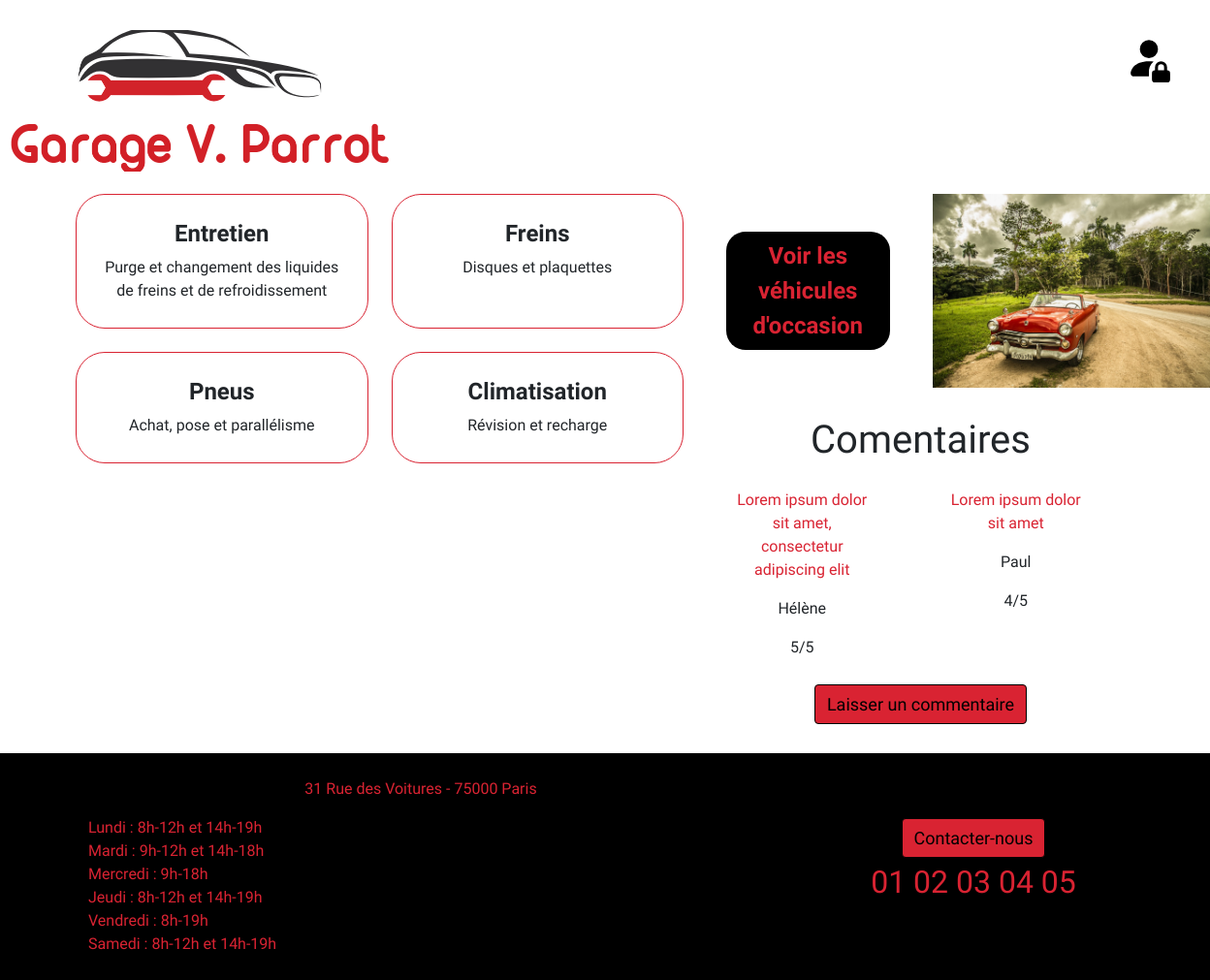
The page / on the database its author committed.
### tables this page shows
CREATE TABLE services (
  id INT(11) NOT NULL AUTO_INCREMENT PRIMARY KEY,
  name VARCHAR(50) NOT NULL,
  description VARCHAR(250) NOT NULL
);

CREATE TABLE commentaries (
  id INT(11) NOT NULL AUTO_INCREMENT PRIMARY KEY,
  firstname VARCHAR(50) NOT NULL,
  commentary VARCHAR(250) NOT NULL,
  rating INT(11) NOT NULL,
  valid_id INT(11) NOT NULL DEFAULT 1,
    FOREIGN KEY (valid_id) 
	  REFERENCES validations(id)
);

CREATE TABLE days (
  id INT(11) NOT NULL AUTO_INCREMENT PRIMARY KEY,
  name VARCHAR(50) NOT NULL,
  timetable_id INT(11) NOT NULL,
    FOREIGN KEY (timetable_id) 
	  REFERENCES timetables(id)
);

CREATE TABLE timetables (
  id INT(11) NOT NULL AUTO_INCREMENT PRIMARY KEY,
  hours VARCHAR(50) NOT NULL
);

### controllers/controller.php (called while the page is built, shortened)
<?php
require_once 'models/Service.php';
require_once 'models/Services.php';
require_once 'models/Days.php';
require_once 'models/Commentaries.php';
class Controller
{
    private Services $servicesObject;
    private Days $daysObject;
    private Commentaries $commentariesObject;
    public function __construct()
    {
        $this->servicesObject = new Services();
        $this->daysObject = new Days();
        $this->commentariesObject = new Commentaries();
    }
    public function home()
        {
            $services = $this->servicesObject->getServices();
            $days = $this->daysObject->getDays();
            $commentariesvalid = $this->commentariesObject->getCommentariesValid();
            require_once 'views/home.php';
        }
}

### models/Model.php (called while the page is built, shortened)
<?php
trait Model
{
    public function __construct()
    {
        $hostname = 'localhost';
        $username = 'user_garage';
        $password = 'Dlfelkf9Za';
        $database = 'garage';
        try {
            $options = [
                PDO::ATTR_ERRMODE => PDO::ERRMODE_EXCEPTION,
            ];
            $this->pdo = new PDO("mysql:host=$hostname;dbname=$database", $username, $password, $options);
        } catch (PDOException $PDOException) {
            echo 'Impossible de se connecter à la base de donnée';
            exit('Erreur : '.$PDOException->getMessage());
        }
    }
}

### models/Services.php (called while the page is built, shortened)
<?php
require_once('models/Model.php');
class Services
{
    public function getServices ()
    {
      $stmt = $this->pdo->query('SELECT * FROM services');
      $services = [];
      while ($service = $stmt->fetchObject('Service')) {
          $services[] = $service;
      }
      return $services;
    }
}

### models/Service.php (called while the page is built, shortened)
<?php
require_once('models/Model.php');
class Service
{
    private string $name;
    private string $description;
            ?>
            <?php
    public function getServiceName()
    {
        return $this->name;
    }
    public function getServiceDescription()
    {
        return $this->description;
    }
}

### models/Commentaries.php (called while the page is built, shortened)
<?php
require_once('models/Model.php');
class Commentaries
{
    public function getCommentariesValid ()
    {
      $commentariesvalid = $this->pdo->query('SELECT commentaries.id id, commentaries.firstname name, commentaries.commentary commentary, commentaries.rating rating, commentaries.valid_id valid
      FROM commentaries
      WHERE valid_id=2');
      return $commentariesvalid;
    }
}

### models/Days.php (called while the page is built, shortened)
<?php
require_once('models/Model.php');
class Days
{
    public function getDays ()
    {
      $days = $this->pdo->query('SELECT days.id daysid, days.name daysname, days.timetable_id daystimeid, timetables.id timetablesid, timetables.hours dayshours
        FROM days
        INNER JOIN timetables ON timetables.id = days.timetable_id');
      return $days;
    }
}

### views/home.php (the view, shortened to what this page needs)
<?php
$page_id= 'id="home"';
?>
<div class="container text-center">
  <div class="row">
    <div class="col-md-7">
      <section>
        <div class="row g-4">
          <?php foreach ($services as $service): ?>
            <div class="col-md-6">
              <div class="card h-100 services-card">
                <div class="card-body">
                  <h5 class="card-title"><?= $service->getServiceName() ?></h5>
                  <p class="card-text"><?= $service->getServiceDescription() ?></p>
                </div>
              </div>
            </div>
          <?php endforeach; ?>
        </div>
      </section>
    </div>
    <div class="col-md-5">
      <aside>
        <section>
          <div class="row">
            <div class="col-md-6 d-flex align-items-center justify-content-center">
              <a type="button" href="?page=cars" class="btn card-title carsButton">Voir les véhicules d'occasion</a>
            </div>
            <div class="col-md-6">
              <img class="img-cars-home" src="views/pictures/home-1.jpg"  alt="Photo d'un véhicule">
            </div>
          </div>
        </section>
        <section>
          <div class="row">
            <div class="col-12 text-center">
              <h1>Comentaires</h1>
            </div>
              <div class="row">
                <?php foreach ($commentariesvalid as $commentary): ?>
                  <div class="col-sm-6">
                    <div class="card commentary-card h-100">
                      <div class="card-body">
                        <p class="card-text-commentary"><?= $commentary['commentary'] ?></p>
                        <p class="card-text"><?= $commentary['name'] ?></p>
                        <p class="card-text"><?= $commentary['rating'] ?>/5</p>
                      </div>
                    </div>
                  </div>
                <?php endforeach; ?>
            </div>
          </div>
          <button type="button" class="btn commentButton" data-bs-toggle="modal" data-bs-target="#commentModal">Laisser un commentaire</button>
        </section>
      </aside>
    </div>
  </div>
</div>
<?php
$content = ob_get_clean();
require_once('layout.php');

### views/layout.php (shortened to what this page needs)
<!DOCTYPE html>
<html lang="fr">
<head>
  <link
    href="https://cdn.jsdelivr.net/npm/bootstrap@5.1.3/dist/css/bootstrap.min.css"
    rel="stylesheet"
>
  <link
    rel ="stylesheet"
    type="text/css"
    href="views/style.css">
</head>
<body <?= $page_id ?>>
  <header>
    <div class="container text-center">
      <div class="row">
        <div class="col">
          <a id="button-home" href="?#">
            <img
              class="logo"
              src="views/pictures/logo.jpg"
              alt="Logo du garage V.Parrot"/>
          </a>
          <a id="button-login" href="?page=login">
          </a>
        </div>
      </div>
    </div>
  </header>
  <main class="container">
    <?= $content ?>
  </main>
</body>
</html>
<?php
$footer = ob_get_clean();
require_once('layout_footer.php');

### index.php
<?php
require_once 'controllers/controller.php';
$controller = new Controller();
if (isset($_GET['page'])) {
  switch ($_GET['page']) {
      case 'cars':
        $controller->listCars();
          break;
      case 'cardetail':
        $controller->detailCars();
          break;
      case 'login':
          $controller->login();
          break;
      case 'logout':
          $controller->logout();
          break;
      case 'admin':
        $controller->userInterfaceAdmin();
        break;
      case 'staff':
        $controller->userInterfaceStaff();
        break;
      default:
          $controller->home();
          break;
  }
} else {
  $controller->home();
}

### views/layout_footer.php (shortened to what this page needs)
<?= $footer ?>
<footer>
  <div class="container text-center">
    <div class="row align-items-center">
      <div class="col-sm-8">
        <div id="adress-timetable">
          <div id="adress">
            <pn>31 Rue des Voitures - 75000 Paris</p>
          </div>
          <div id="timetable">
            <?php foreach ($days as $day): ?>
              <p><?= $day['daysname'] ?> : <?= $day['dayshours'] ?></p>
            <?php endforeach; ?>
          </div>
        </div>
      </div>
      <div class="col-sm-4">
        <div id="contact" class="col">
          <button type="button" class="btn contactButton" data-bs-toggle="modal" data-bs-target="#contactModal">Contacter-nous</button>
          <p>01 02 03 04 05</p>
        </div>
      </div>
    </div>
  </div>
</footer>

### views/style.css (style rules this page uses)
body { font-family: 'Mukta', sans-serif; }
h1, button, .card-title, .card-text-commentary, .carsButton, .detailButton, .contactForm, .commentForm, .loginButton, .backendButton, #buttonaddstaffform { font-family: 'Trirong', serif; }
#button-login, footer { display: flex; }
#contact, .carsButton, #adress-timetable, .card-text-commentary, #buttonaddstaffform { color: #D92332; }
h4, .contactButton, .commentButton, .detailButton, .contactForm, .commentForm, .loginButton, .backendButton { color: black; }
footer, .carsButton { background-color: black; }
.contactButton, .commentButton, .detailButton, .contactForm, .commentForm, .loginButton, .backendButton, h4 { background-color: #D92332; }
.card, .carDetail, h4 { padding: 10px; }
.contactButton, .commentButton, .detailButton, .contactForm, .commentForm, .loginButton, .backendButton { font-size: large; border: solid 1px black; }
#button-home, #button-login { position: absolute; }
header { padding: 100px; }
#button-login { right : 1px; top: 20px; width: 10vw; height: 10vh; align-items: center; justify-content: center; }
#button-home { left: 5px; top: 5px; }
footer { position: static; bottom: 0px; margin-top: 30px; }
#adress-timetable { padding: 15px; margin: 10px; }
#adress { text-align: center; }
#timetable { text-align: left; }
#timetable p { margin: 0; }
#contact { font-size: xx-large; }
.card { width: 100%; border: 0; }
.services-card { display: inline-block; border: solid 1px #D92332; }
.services-card, #adress-timetable { border-radius: 30px; }
.carsButton { border-radius: 20px; margin: 20px; }
.card-title { font-size: x-large; font-weight: 600; }
.card-text-commentary { font-size: medium; }
.img-cars-home { padding: 0; height: 200px; }
h1 { padding-top: 30px; margin-bottom: 0; }

### rows shown on the page
services: name "Entretien", description "Purge et changement des liquides de freins et de refroidissement"
services: name "Freins", description "Disques et plaquettes"
services: name "Pneus", description "Achat, pose et parallélisme"
services: name "Climatisation", description "Révision et recharge"
commentaries: commentary "Lorem ipsum dolor sit amet, consectetur adipiscing elit", firstname "Hélène", rating "5"
commentaries: commentary "Lorem ipsum dolor sit amet", firstname "Paul", rating "4"
days: name "Lundi", timetable.hours "8h-12h et 14h-19h"
days: name "Mardi", timetable.hours "9h-12h et 14h-18h"
days: name "Mercredi", timetable.hours "9h-18h"
days: name "Jeudi", timetable.hours "8h-12h et 14h-19h"
days: name "Vendredi", timetable.hours "8h-19h"
days: name "Samedi", timetable.hours "8h-12h et 14h-19h"
